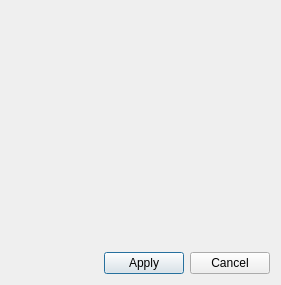
<?xml version="1.0" encoding="UTF-8"?>
<ui version="4.0">
 <class>MethodSelectDialog</class>
 <widget class="QDialog" name="MethodSelectDialog">
  <property name="geometry">
   <rect>
    <x>0</x>
    <y>0</y>
    <width>281</width>
    <height>285</height>
   </rect>
  </property>
  <property name="windowTitle">
   <string>Selet method</string>
  </property>
  <layout class="QVBoxLayout" name="verticalLayout">
   <item>
    <widget class="QScrollArea" name="scrollArea">
     <property name="frameShape">
      <enum>QFrame::NoFrame</enum>
     </property>
     <property name="widgetResizable">
      <bool>true</bool>
     </property>
     <widget class="QWidget" name="scrollAreaWidgetContents">
      <property name="geometry">
       <rect>
        <x>0</x>
        <y>0</y>
        <width>263</width>
        <height>236</height>
       </rect>
      </property>
      <layout class="QVBoxLayout" name="ScrollLayout">
       <property name="leftMargin">
        <number>1</number>
       </property>
       <property name="topMargin">
        <number>1</number>
       </property>
       <property name="rightMargin">
        <number>1</number>
       </property>
       <property name="bottomMargin">
        <number>1</number>
       </property>
      </layout>
     </widget>
    </widget>
   </item>
   <item>
    <layout class="QHBoxLayout" name="horizontalLayout">
     <item>
      <spacer name="horizontalSpacer">
       <property name="orientation">
        <enum>Qt::Horizontal</enum>
       </property>
       <property name="sizeHint" stdset="0">
        <size>
         <width>40</width>
         <height>20</height>
        </size>
       </property>
      </spacer>
     </item>
     <item>
      <widget class="QPushButton" name="pushApply">
       <property name="text">
        <string>Apply</string>
       </property>
      </widget>
     </item>
     <item>
      <widget class="QPushButton" name="pushCancel">
       <property name="text">
        <string>Cancel</string>
       </property>
      </widget>
     </item>
    </layout>
   </item>
  </layout>
 </widget>
 <tabstops>
  <tabstop>scrollArea</tabstop>
  <tabstop>pushApply</tabstop>
  <tabstop>pushCancel</tabstop>
 </tabstops>
 <resources/>
 <connections/>
</ui>
